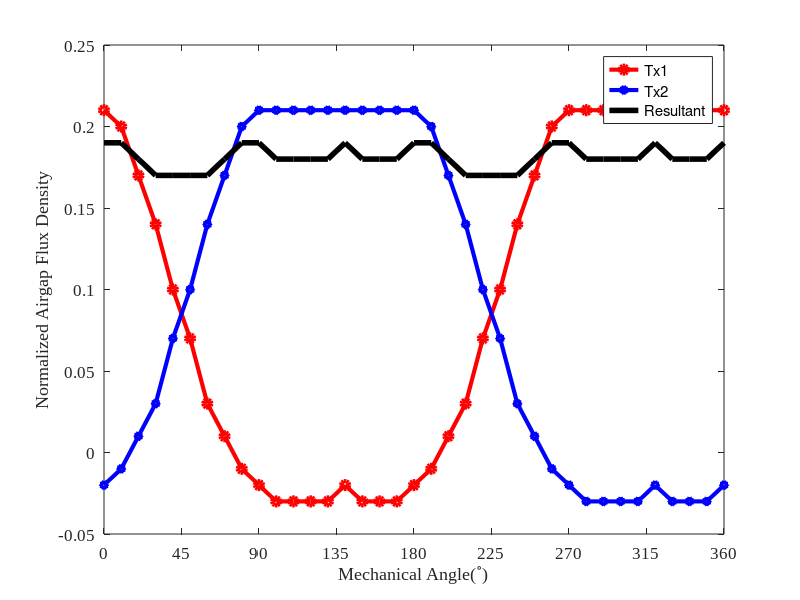
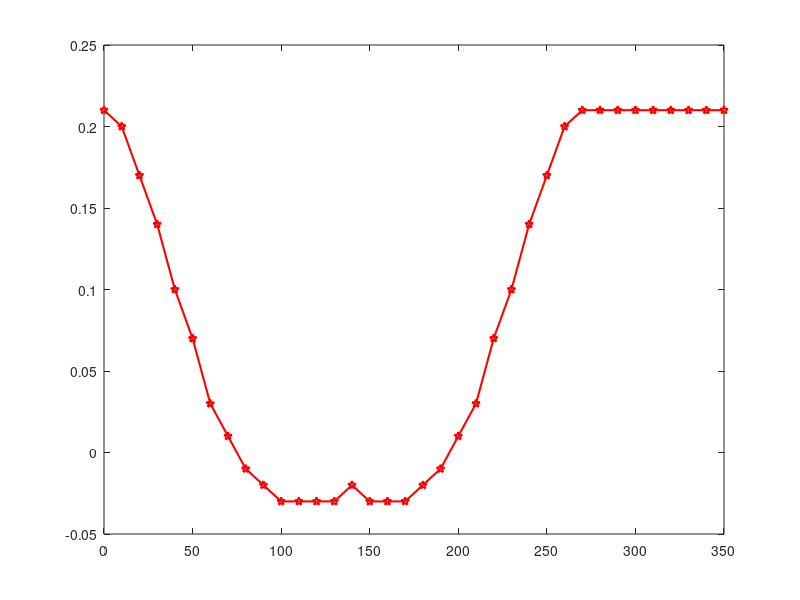

Recreate these plots in MATLAB, in order. (Note: this script raises an error after producing the figures.)
load('bended_airgap.mat')
%%

% bended_p1_total=bended_p1_total/max(bended_p1_total);
% bended_p2_total=bended_p2_total/max(bended_p2_total);
figure()
plot(bended_angle,bended_p1_total,'-or','LineWidth',3);
hold on;
plot(bended_angle,bended_p2_total,'-pb','LineWidth',3);
hold on ;
plot(bended_angle,(bended_p2_total+bended_p1_total),'k','LineWidth',4);
xlim([0 360])

ylabel({'Normalized Airgap Flux Density'},'FontName','Times New Roman');
xlabel({'Mechanical Angle(^\circ)'},'FontName','Times New Roman');
set(gca,'FontName','Times New Roman','FontSize',12,'XTick',...
    [0 45 90 135 180 225 270 315 360]);
legend('Tx1','Tx2','Resultant');
set(legend,'Location','best');
%% bunda sinusler, 2 tane 90 derece shiftli seconder var 
seconder1=bended_p2_total(1:end-1)+bended_p1_total(1:end-1);
seconder2=[seconder1(10:end),seconder1(1:9)];
seconder3=[seconder2(10:end),seconder2(1:9)];
seconder4=[seconder3(10:end),seconder3(1:9)];

% figure()
figure()
p1=plot(bended_angle(1:end-1),bended_p1_total(1:end-1),'-pr','LineWidth',1.5);
p1.Color(4) = 0.5;
hold on;
p2=plot(bended_angle(1:end-1),bended_p2_total(1:end-1),'-pg','LineWidth',1.5);
p2.Color(4) = 0.5;
hold on;
plot(bended_angle(1:end-1),seconder1,'-ok','LineWidth',2);
hold on;
plot(bended_angle(1:end-1),seconder2,'-ob','LineWidth',2);
hold on;
% plot(bended_angle(1:end-1),seconder3,'-c*','LineWidth',1);
% hold on;
% plot(bended_angle(1:end-1),seconder4,'-gs','LineWidth',1);
xlim([0 360])

ylabel({'Coupling Coefficient'},'FontName','Times New Roman');
xlabel({'Mechanical Angle(^\circ)'},'FontName','Times New Roman');
set(gca,'FontName','Times New Roman','FontSize',15,'XTick',...
    [0 45 90 135 180 225 270 315 350]);
% grid on;
legend({'Tx1-Rx1','Tx2-Rx1','Rx1-Resultant','Rx2-Resultant'},'FontName','Times New Roman','FontSize',12);
% ylim([0 1])
set(legend,'Location','best');

%% Delta M 

figure()
plot(bended_angle(1:end-1),seconder1-seconder2,'-pb','LineWidth',2);
hold on;
plot(bended_angle(1:end-1),seconder1-seconder3,'-or','LineWidth',2);
hold on;
plot(bended_angle(1:end-1),seconder1-seconder4,'-c*','LineWidth',1);
xlim([0 360])

ylabel({''},'FontName','Times New Roman');
xlabel({'Mechanical Angle(^\circ)'},'FontName','Times New Roman');
set(gca,'FontName','Times New Roman','FontSize',12,'XTick',...
    [0 45 90 135 180 225 270 315 360]);
ylim([0 0.25])

%%
bended_p1_total1=bended_p1_total(1:end-1)+[bended_p1_total(10:end-1),bended_p1_total(1:9)]+...
    [bended_p1_total(19:end-1),bended_p1_total(1:18)]+...
    [bended_p1_total(28:end-1),bended_p1_total(1:27)];
%% primer grafiği böyle olucak
figure()
p1=plot(bended_angle(1:end-1),bended_p1_total(1:end-1),'-pm','LineWidth',1.5);
p1.Color(4) = 0.5;
hold on;
p2=plot(bended_angle(1:end-1),[bended_p1_total(9:end-1),bended_p1_total(1:8)],'-pr','LineWidth',1.5);
hold on;
p2.Color(4) = 0.5;
p3=plot(bended_angle(1:end-1),[bended_p1_total(18:end-1),bended_p1_total(1:17)],'-pb','LineWidth',1.5);
hold on;
p3.Color(4) = 0.5;
p4=plot(bended_angle(1:end-1),  [bended_p1_total(27:end-1),bended_p1_total(1:26)],'-pg','LineWidth',1.5);
hold on;
p4.Color(4) = 0.5;
plot(bended_angle(1:end-1),bended_p1_total1,'k','LineWidth',2);
hold on;
plot(bended_angle(1:end-1),[bended_p1_total1(19:end),bended_p1_total1(1:18)],'ko','LineWidth',1);
xlim([0 360])

ylabel({'Coupling Coefficient'},'FontName','Times New Roman');
xlabel({'Mechanical Angle(^\circ)'},'FontName','Times New Roman');
set(gca,'FontName','Times New Roman','FontSize',15,'XTick',...
    [0 45 90 135 180 225 270 315 350]);
legend({'Tx1-Rx1','Tx1-Rx2','Tx1-Rx3','Tx1-Rx4','Tx1-Resultant','Tx2-Resultant'},'FontName','Times New Roman','FontSize',12);
% ylim([0 1])
set(legend,'Location','best');
